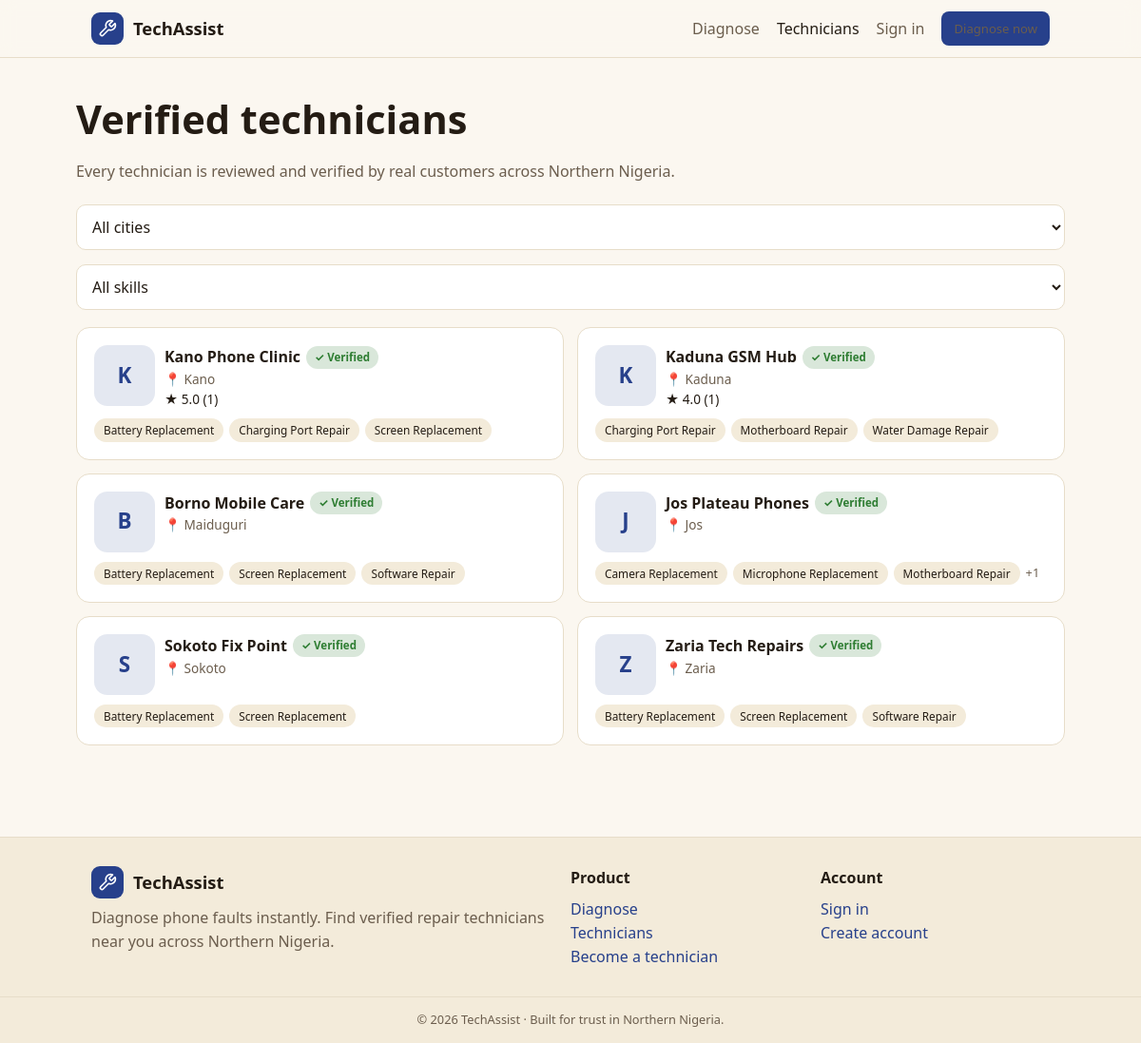
The page /technicians.php on the database its author committed.
### tables this page shows
CREATE TABLE technician_profiles (
  id INT AUTO_INCREMENT PRIMARY KEY,
  user_id INT NOT NULL UNIQUE,
  business_name VARCHAR(120) NOT NULL,
  bio TEXT NULL,
  shop_address VARCHAR(200) NOT NULL,
  city VARCHAR(80) NOT NULL,
  whatsapp_number VARCHAR(20) NOT NULL,
  photo_url VARCHAR(255) NULL,
  status ENUM('pending','approved','rejected') NOT NULL DEFAULT 'pending',
  avg_rating DECIMAL(3,2) NOT NULL DEFAULT 0,
  review_count INT NOT NULL DEFAULT 0,
  created_at TIMESTAMP NOT NULL DEFAULT CURRENT_TIMESTAMP,
  updated_at TIMESTAMP NOT NULL DEFAULT CURRENT_TIMESTAMP ON UPDATE CURRENT_TIMESTAMP,
  FOREIGN KEY (user_id) REFERENCES users(id) ON DELETE CASCADE
);

### includes/helpers.php (called while the page is built, shortened)
<?php
function e(?string $s): string
{
    return htmlspecialchars((string) $s, ENT_QUOTES, 'UTF-8');
}
function url(string $path = ''): string
{
    return BASE_URL . $path;
}

### includes/auth.php (called while the page is built, shortened)
<?php
require_once __DIR__ . '/db.php';
require_once __DIR__ . '/helpers.php';
function current_user(): ?array
{
    static $user = null;
    $id = $_SESSION['user_id'] ?? null;
    return $user;
}

### includes/db.php (called while the page is built, shortened)
<?php
function db(): PDO
{
    static $pdo = null;
    if ($pdo === null) {
        $dsn = 'mysql:host=' . DB_HOST . ';dbname=' . DB_NAME . ';charset=' . DB_CHARSET;
        $pdo = new PDO($dsn, DB_USER, DB_PASS, [
            PDO::ATTR_ERRMODE            => PDO::ERRMODE_EXCEPTION,
            PDO::ATTR_DEFAULT_FETCH_MODE => PDO::FETCH_ASSOC,
            PDO::ATTR_EMULATE_PREPARES   => false,
        ]);
    }
    return $pdo;
}
function q(string $sql, array $params = []): PDOStatement
{
    $stmt = db()->prepare($sql);
    $stmt->execute($params);
    return $stmt;
}
function all(string $sql, array $params = []): array
{
    return q($sql, $params)->fetchAll();
}

### technicians.php (the view, shortened to what this page needs)
<?php
require __DIR__ . '/includes/auth.php';
$sql = 'SELECT t.* FROM technician_profiles t WHERE t.status = "approved"';
$params = [];
$sql .= ' ORDER BY t.avg_rating DESC, t.review_count DESC, t.business_name';
$techs = all($sql, $params);
$skillsByTech = [];
foreach (all('SELECT s.technician_id, s.skill FROM technician_skills s
              JOIN technician_profiles t ON t.id = s.technician_id WHERE t.status = "approved"') as $r) {
    $skillsByTech[$r['technician_id']][] = $r['skill'];
}
require __DIR__ . '/includes/header.php';
?>
<main class="container section">
  <h1>Verified technicians</h1>
  <p class="muted">Every technician is reviewed and verified by real customers across Northern Nigeria.</p>
  <form method="get" class="row mt mb">
    <select name="city" onchange="this.form.submit()">
      <option value="">All cities</option>
    </select>
    <select name="skill" onchange="this.form.submit()">
      <option value="">All skills</option>
    </select>
  </form>
  <?php if (!$techs): ?>
    <div class="card pad center">
      <h3>No technicians found</h3>
      <p class="muted">Try a different filter — or <a href="<?= e(url('/become-technician.php')) ?>">apply to be listed</a>.</p>
    </div>
  <?php else: ?>
    <div class="grid cols-2">
      <?php foreach ($techs as $t): $sk = $skillsByTech[$t['id']] ?? []; ?>
        <a class="tile" href="<?= e(url('/technician.php?id=' . $t['id'])) ?>">
          <div class="row" style="flex-wrap:nowrap;align-items:flex-start">
            <div class="avatar">
              <?php if ($t['photo_url']): ?><img src="<?= e($t['photo_url']) ?>" alt="" loading="lazy">
              <?php else: ?><?= e(mb_substr($t['business_name'], 0, 1)) ?><?php endif; ?>
            </div>
            <div class="flex1">
              <div class="row" style="gap:6px"><strong><?= e($t['business_name']) ?></strong>
                <span class="badge green">✓ Verified</span></div>
              <div class="muted" style="font-size:.85rem">📍 <?= e($t['city']) ?></div>
              <?php if ((int)$t['review_count'] > 0): ?>
                <div style="font-size:.85rem">★ <?= number_format((float)$t['avg_rating'], 1) ?> (<?= (int)$t['review_count'] ?>)</div>
              <?php endif; ?>
            </div>
          </div>
          <div class="row" style="gap:6px;margin-top:10px">
            <?php foreach (array_slice($sk, 0, 3) as $s): ?><span class="chip"><?= e($s) ?></span><?php endforeach; ?>
            <?php if (count($sk) > 3): ?><span class="muted" style="font-size:.8rem">+<?= count($sk) - 3 ?></span><?php endif; ?>
          </div>
        </a>
      <?php endforeach; ?>
    </div>
  <?php endif; ?>
</main>
<?php require __DIR__ . '/includes/footer.php'; ?>

### includes/header.php (shortened to what this page needs)
<?php
require_once __DIR__ . '/auth.php';
$u = current_user();
$tech = $u ? current_technician() : null;
$cur = basename($_SERVER['SCRIPT_NAME'] ?? '');
function navlink(string $file, string $label, string $cur): void {
    $active = $cur === $file ? ' active' : '';
    echo '<a class="' . trim($active) . '" href="' . e(url('/' . $file)) . '">' . e($label) . '</a>';
}
?>
<!doctype html>
<html lang="en">
<head>
<link rel="stylesheet" href="<?= e(url('/assets/css/styles.css')) ?>">
</head>
<body>
<header class="site-header">
  <div class="container bar">
    <a class="brand" href="<?= e(url('/index.php')) ?>">
      <span class="logo"><svg viewBox="0 0 24 24" fill="none" stroke="currentColor" stroke-width="2" stroke-linecap="round" stroke-linejoin="round"><path d="M14.7 6.3a1 1 0 0 0 0 1.4l1.6 1.6a1 1 0 0 0 1.4 0l3.77-3.77a6 6 0 0 1-7.94 7.94l-6.91 6.91a2.12 2.12 0 0 1-3-3l6.91-6.91a6 6 0 0 1 7.94-7.94l-3.76 3.76z"/></svg></span>
      TechAssist
    </a>
    <nav class="nav" id="nav">
      <?php navlink('diagnose.php', 'Diagnose', $cur); ?>
      <?php if ($u): ?>
        <a href="<?= e(url($tech ? '/dashboard.php' : '/account.php')) ?>"><?= $tech ? 'My shop' : 'Account' ?></a>
        <a href="<?= e(url('/logout.php')) ?>">Sign out</a>
      <?php else: ?>
        <a href="<?= e(url('/login.php')) ?>">Sign in</a>
        <a class="btn sm" href="<?= e(url('/diagnose.php')) ?>">Diagnose now</a>
      <?php endif; ?>
    </nav>
  </div>
</header>

### includes/footer.php (shortened to what this page needs)
<footer class="site-footer">
  <div class="container cols">
    <div>
      <div class="brand" style="margin-bottom:8px"><span class="logo"><svg viewBox="0 0 24 24" fill="none" stroke="currentColor" stroke-width="2" stroke-linecap="round" stroke-linejoin="round"><path d="M14.7 6.3a1 1 0 0 0 0 1.4l1.6 1.6a1 1 0 0 0 1.4 0l3.77-3.77a6 6 0 0 1-7.94 7.94l-6.91 6.91a2.12 2.12 0 0 1-3-3l6.91-6.91a6 6 0 0 1 7.94-7.94l-3.76 3.76z"/></svg></span> TechAssist</div>
      <p class="muted" style="margin:0">Diagnose phone faults instantly. Find verified repair technicians near you across Northern Nigeria.</p>
    </div>
    <div>
      <strong>Product</strong>
      <ul class="list-reset muted" style="margin-top:8px">
        <li><a href="<?= e(url('/diagnose.php')) ?>">Diagnose</a></li>
        <li><a href="<?= e(url('/technicians.php')) ?>">Technicians</a></li>
        <li><a href="<?= e(url('/become-technician.php')) ?>">Become a technician</a></li>
      </ul>
    </div>
    <div>
      <strong>Account</strong>
      <ul class="list-reset muted" style="margin-top:8px">
        <li><a href="<?= e(url('/login.php')) ?>">Sign in</a></li>
        <li><a href="<?= e(url('/register.php')) ?>">Create account</a></li>
      </ul>
    </div>
  </div>
  <div class="copyright">© <?= date('Y') ?> TechAssist · Built for trust in Northern Nigeria.</div>
</footer>
</body>
</html>

### assets/css/styles.css (style rules this page uses)
:root { --indigo-900:#1b2a63; --indigo-700:#27408b; --indigo-500:#3a57c4; --gold-500:#e0a82e; --gold-300:#f3cf73; --clay-600:#b5532a; --clay-500:#c75b39; --green-600:#2e7d32; --sand-50:#fbf7f0; --sand-100:#f3ebda; --ink-900:#241c14; --ink-500:#6b5d4d; --danger:#c0392b; --primary:var(--indigo-700); --primary-fg:#fff; --accent:var(--gold-500); --secondary:var(--clay-500); --success:var(--green-600); --bg:var(--sand-50); --card:#fff; --border:#e7ddc9; --fg:var(--ink-900); --muted:var(--ink-500); --radius:14px; --shadow:0 1px 2px rgba(36,28,20,.06),0 8px 24px rgba(36,28,20,.07); --hero:linear-gradient(135deg,var(--indigo-900),var(--indigo-500)); }
* { box-sizing:border-box; }
html { -webkit-text-size-adjust:100%; }
body { margin:0; background:var(--bg); color:var(--fg); font-family:system-ui,-apple-system,"Segoe UI",Roboto,sans-serif; line-height:1.55; }
a { color:var(--primary); text-decoration:none; }
h1,h2,h3 { line-height:1.2; margin:0 0 .4em; }
h1 { font-size:clamp(1.7rem,4vw,2.6rem); }
.container { width:100%; max-width:1040px; margin:0 auto; padding:0 16px; }
.section { padding:40px 0; }
.muted { color:var(--muted); }
.grid { display:grid; gap:14px; }
@media (min-width:640px) { .grid.cols-2 { grid-template-columns:repeat(2,1fr); } }
.row { display:flex; gap:10px; flex-wrap:wrap; align-items:center; }
.flex1 { flex:1; min-width:0; }
.mt { margin-top:18px; }
.mb { margin-bottom:18px; }
.site-header { position:sticky; top:0; z-index:40; background:color-mix(in srgb,var(--bg) 88%, transparent); backdrop-filter:blur(8px); border-bottom:1px solid var(--border); }
.site-header .bar { display:flex; align-items:center; justify-content:space-between; height:60px; }
.brand { display:flex; align-items:center; gap:10px; font-weight:800; font-size:1.15rem; color:var(--fg); }
.brand .logo { width:34px; height:34px; border-radius:9px; background:var(--primary); color:#fff; display:grid; place-items:center; }
.brand .logo svg { width:20px; height:20px; }
.nav { display:flex; gap:18px; align-items:center; }
.nav a { color:var(--muted); font-weight:500; }
.nav a:hover, .nav a.active { color:var(--fg); text-decoration:none; }
.btn { display:inline-flex; align-items:center; justify-content:center; gap:8px; background:var(--primary); color:var(--primary-fg); border:1px solid transparent; padding:11px 18px; border-radius:10px; font-weight:600; font-size:.95rem; cursor:pointer; min-height:44px; transition:filter .15s; }
.btn.sm { padding:7px 12px; min-height:auto; font-size:.82rem; border-radius:8px; }
.tile { background:var(--card); border:1px solid var(--border); border-radius:var(--radius); padding:18px; display:block; color:inherit; transition:border-color .15s,transform .15s; }
.input, input[type=text], input[type=email], input[type=password], input[type=tel], input[type=number], select, textarea { width:100%; padding:11px 12px; border:1px solid var(--border); border-radius:10px; background:var(--card); color:var(--fg); font:inherit; margin-top:5px; }
select { min-height:44px; }
.badge { display:inline-flex; align-items:center; gap:5px; font-size:.72rem; font-weight:700; padding:3px 9px; border-radius:999px; background:var(--sand-100); color:var(--ink-900); }
.badge.green { background:color-mix(in srgb,var(--green-600) 18%,transparent); color:var(--green-600); }
.chip { font-size:.74rem; padding:3px 10px; border-radius:999px; background:var(--sand-100); color:var(--ink-900); }
.avatar { width:64px; height:64px; border-radius:14px; background:color-mix(in srgb,var(--primary) 12%,transparent); color:var(--primary); display:grid; place-items:center; font-weight:800; font-size:1.4rem; overflow:hidden; flex:none; }
.site-footer { border-top:1px solid var(--border); background:var(--sand-100); margin-top:56px; }
.site-footer .container { padding-top:30px; padding-bottom:30px; }
.site-footer .cols { display:grid; gap:22px; }
@media (min-width:640px) { .site-footer .cols { grid-template-columns:2fr 1fr 1fr; } }
.copyright { border-top:1px solid var(--border); text-align:center; padding:14px; font-size:.8rem; color:var(--muted); }
.list-reset { list-style:none; padding:0; margin:0; }

### rows shown on the page
technician_profiles: business_name "K", business_name "Kano Phone Clinic", city "Kano", avg_rating "5.0", review_count "1", id "Battery Replacement", id "Charging Port Repair", id "Screen Replacement"
technician_profiles: business_name "K", business_name "Kaduna GSM Hub", city "Kaduna", avg_rating "4.0", review_count "1", id "Charging Port Repair", id "Motherboard Repair", id "Water Damage Repair"
technician_profiles: business_name "B", business_name "Borno Mobile Care", city "Maiduguri", id "Battery Replacement", id "Screen Replacement", id "Software Repair"
technician_profiles: business_name "J", business_name "Jos Plateau Phones", city "Jos", id "Camera Replacement", id "Microphone Replacement", id "Motherboard Repair", count($sk)-3 "1"
technician_profiles: business_name "S", business_name "Sokoto Fix Point", city "Sokoto", id "Battery Replacement", id "Screen Replacement"
technician_profiles: business_name "Z", business_name "Zaria Tech Repairs", city "Zaria", id "Battery Replacement", id "Screen Replacement", id "Software Repair"

### other values the page prints
$label "Diagnose Technicians"
